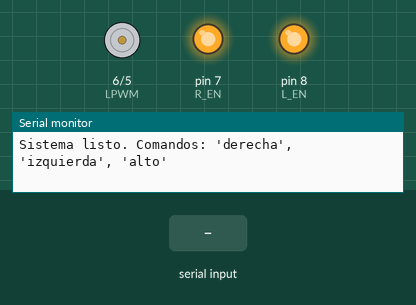
Simulated run of this sketch. Board: Arduino Uno, built with avr-gcc and run on an emulated ATmega328P. On the bench: motor-driver pin pairs drawn as motors (green arrow = first pin HIGH = forward, orange = second pin HIGH = backward, longer = more drive), output pins drawn as LEDs (lit = HIGH), the last lines printed to the serial monitor. Inputs (shaded band) come from the test bench.

Above: at 1.2 s.
1.3 s: "derecha\n" received over Serial
At 2.9 s:
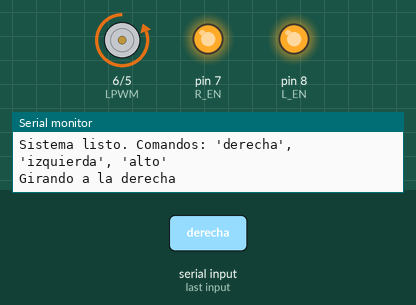
3.8 s: "izquierda\n" received over Serial
At 6.4 s:
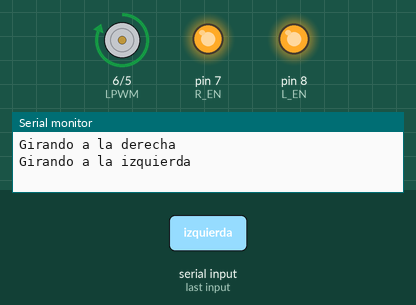
6.8 s: "alto\n" received over Serial
At 7.27 s:
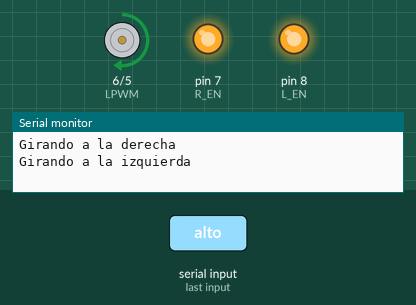
Timing chart, 0 to 9.8 s (numbered marks = the images above; inputs shaded):
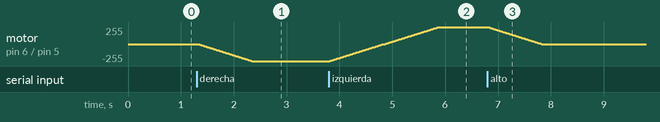

Measured:
- after the input at 1.3 s, motor on pin 6 (LPWM) / pin 5 (RPWM): moves from stopped to backward 255/255 over 1.0 s, starting at once
- after the input at 3.8 s, motor on pin 6 (LPWM) / pin 5 (RPWM): moves from backward 255/255 to forward 255/255 over 2.0 s, starting at once
- after the input at 6.8 s, motor on pin 6 (LPWM) / pin 5 (RPWM): moves from forward 255/255 to stopped over 1.0 s, starting at once

The sketch:

Inversor_giro_rampa.ino
```cpp
#define RPWM 5
#define LPWM 6
#define R_EN 7
#define L_EN 8

const int velocidadMaxima = 255;
const int pasoVelocidad = 5;
const int retardoRampa = 20;

String comando = "";
String estadoActual = "alto";  // Puede ser: "alto", "derecha", "izquierda"
int velocidadActual = 0;

void setup() {
  pinMode(RPWM, OUTPUT);
  pinMode(LPWM, OUTPUT);
  pinMode(R_EN, OUTPUT);
  pinMode(L_EN, OUTPUT);

  digitalWrite(R_EN, HIGH);
  digitalWrite(L_EN, HIGH);

  Serial.begin(115200);
  Serial.println("Sistema listo. Comandos: 'derecha', 'izquierda', 'alto'");
}

void loop() {
  if (Serial.available() > 0) {
    comando = Serial.readStringUntil('\n');
    comando.trim();

    // Si el comando es diferente al estado actual, actuamos
    if (comando != estadoActual) {
      desacelerar();  // Siempre desacelera antes de cambiar

      if (comando == "derecha") {
        estadoActual = "derecha";
        acelerar("derecha");
        Serial.println("Girando a la derecha");

      } else if (comando == "izquierda") {
        estadoActual = "izquierda";
        acelerar("izquierda");
        Serial.println("Girando a la izquierda");

      } else if (comando == "alto") {
        estadoActual = "alto";
        Serial.println("Motor detenido");
      } else {
        Serial.println("Comando no reconocido. Use: 'derecha', 'izquierda' o 'alto'");
      }
    } else {
      Serial.println("Ya está en ese estado. No se realizó ningún cambio.");
    }
  }
}

void desacelerar() {
  for (int v = velocidadActual; v >= 0; v -= pasoVelocidad) {
    aplicarPWM(v, estadoActual);
    delay(retardoRampa);
  }
  aplicarPWM(0, estadoActual);
  velocidadActual = 0;
}

void acelerar(String sentido) {
  for (int v = 0; v <= velocidadMaxima; v += pasoVelocidad) {
    aplicarPWM(v, sentido);
    delay(retardoRampa);
  }
  velocidadActual = velocidadMaxima;
}

void aplicarPWM(int valorPWM, String sentido) {
  if (sentido == "derecha") {
    analogWrite(RPWM, valorPWM);
    analogWrite(LPWM, 0);
  } else if (sentido == "izquierda") {
    analogWrite(RPWM, 0);
    analogWrite(LPWM, valorPWM);
  } else {
    analogWrite(RPWM, 0);
    analogWrite(LPWM, 0);
  }
}
```
